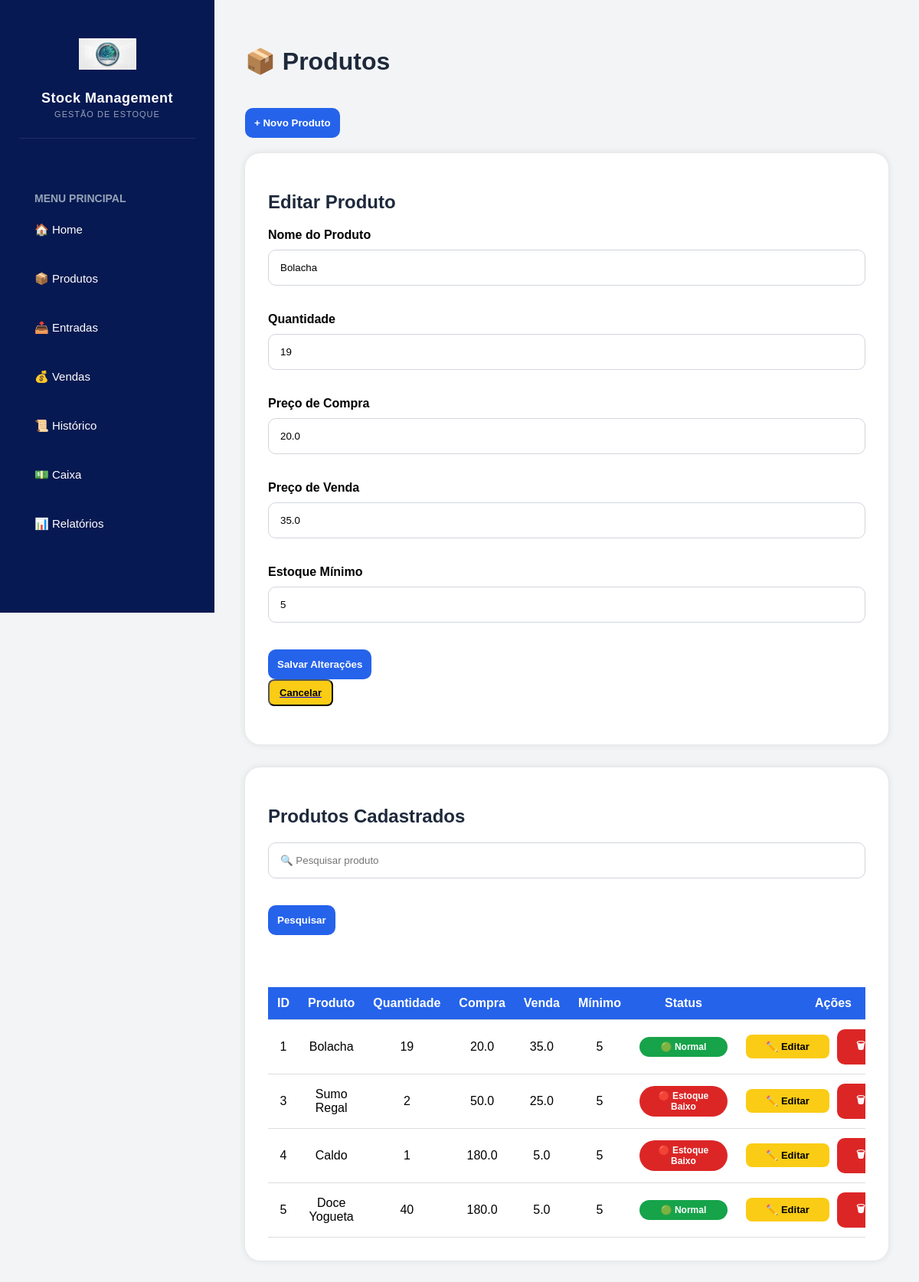
Screenshot of /edit_product/1 with the database file from the repository.
### tables this page shows
CREATE TABLE products (
    id INTEGER PRIMARY KEY AUTOINCREMENT,
    name TEXT NOT NULL,
    quantity INTEGER NOT NULL,
    purchase_price REAL NOT NULL,
    selling_price REAL NOT NULL
, minimum_stock INTEGER DEFAULT 5);

### app.py (the view, shortened to what this page needs)
@app.route('/edit_product/<int:id>', methods=['GET', 'POST'])
def edit_product(id):
    connection = sqlite3.connect('database/database.db')
    cursor = connection.cursor()
    cursor.execute(
        'SELECT * FROM products WHERE id=?',
        (id,)
    )
    product = cursor.fetchone()
    cursor.execute(
        'SELECT * FROM products'
    )
    products_list = cursor.fetchall()
    connection.close()
    return render_template(
        'products.html',
        products=products_list,
        edit_product=product
    )

### templates/products.html (shortened to what this page needs)
{% extends 'base.html' %}
{% block content %}
<h1>📦 Produtos</h1>
<button
class="btn-blue"
onclick="toggleForm()"
>
+ Novo Produto
</button>
<div
class="card"
id="product-form"
{% if edit_product %}
style="display:block"
{% else %}
style="display:none"
{% endif %}
>
{% if edit_product %}
<h2>Editar Produto</h2>
{% else %}
<h2>Cadastrar Produto</h2>
{% endif %}
<form method="POST">
<label>Nome do Produto</label>
<input
type="text"
name="name"
required
value="{{ edit_product[1] if edit_product }}"
>
<label>Quantidade</label>
<input
type="number"
name="quantity"
required
value="{{ edit_product[2] if edit_product }}"
>
<label>Preço de Compra</label>
<input
type="number"
step="0.01"
name="purchase_price"
required
value="{{ edit_product[3] if edit_product }}"
>
<label>Preço de Venda</label>
<input
type="number"
step="0.01"
name="selling_price"
required
value="{{ edit_product[4] if edit_product }}"
>
<label>Estoque Mínimo</label>
<input
type="number"
name="minimum_stock"
value="5"
required
>
{% if edit_product %}
<button class="btn-blue">
Salvar Alterações
</button>
<a href="/products">
<button
type="button"
class="btn-yellow"
>
Cancelar
</button>
</a>
{% else %}
<button class="btn-blue">
Cadastrar Produto
</button>
{% endif %}
</form>
</div>
<div class="card">
<h2>Produtos Cadastrados</h2>
<form method="GET">
<input
type="text"
name="search"
placeholder="🔍 Pesquisar produto"
>
<button class="btn-blue">
Pesquisar
</button>
</form>
<br>
<div class="table-container">
<table>
<tr>
<th>ID</th>
<th>Produto</th>
<th>Quantidade</th>
<th>Compra</th>
<th>Venda</th>
<th>Mínimo</th>
<th>Status</th>
<th>Ações</th>
</tr>
{% for product in products %}
<tr>
<td>{{ product[0] }}</td>
<td>{{ product[1] }}</td>
<td>{{ product[2] }}</td>
<td>{{ product[3] }}</td>
<td>{{ product[4] }}</td>
<td>{{ product[5] }}</td>
<td>
{% if product[2] <= product[5] %}
<span class="low-stock">
🔴 Estoque Baixo
</span>
{% else %}
<span class="normal-stock">
🟢 Normal
</span>
{% endif %}
<td class="actions">
    <a
    href="/edit_product/{{ product[0] }}"
    class="btn-yellow"
    >
        ✏️ Editar
    </a>
    <a
    href="/delete_product/{{ product[0] }}"
    class="btn-red"
    onclick="return confirm('Tem certeza que deseja excluir?')"
    >
        🗑 Excluir
    </a>
</td>
{% endfor %}
</table>
</div>
</div>
{% endblock %}

### static/style.css (style rules this page uses)
body { margin:0; background:#f3f4f6; font-family:Arial, sans-serif; }
h1,h2 { color:#1e293b; }
.card { background:white; padding:30px; border-radius:20px; margin-bottom:30px; box-shadow:0px 0px 10px rgba(0,0,0,0.1); }
label { display:block; margin-top:20px; margin-bottom:10px; font-weight:bold; }
input { width:100%; padding:15px; border:1px solid #d1d5db; border-radius:10px; box-sizing:border-box; }
.btn-blue { background:#2563eb; color:white; border:none; padding:15px; border-radius:10px; margin-top:20px; cursor:pointer; }
.btn-yellow { background:#facc15; color:black; padding:8px 12px; border-radius:8px; text-decoration:none; display:block; width:85px; text-align:center; margin-bottom:8px; font-size:13px; font-weight:bold; }
.btn-red { background:#ef4444; color:white; padding:8px 12px; border-radius:8px; text-decoration:none; display:block; width:85px; text-align:center; font-size:13px; font-weight:bold; }
table { width:100%; border-collapse:collapse; }
th { background:#f3f4f6; padding:15px; }
td { padding:15px; border-bottom:1px solid #e5e7eb; }
.actions { display:flex; gap:10px; }
#product-form { margin-top:20px; }
form { margin-bottom:20px; }
input { margin-bottom:15px; }
.btn-red { background:#dc2626; color:white; border:none; padding:12px; border-radius:10px; cursor:pointer; }
.low-stock { background:#dc2626; color:white; padding:6px 10px; border-radius:20px; display:inline-block; text-align:center; min-width:95px; font-size:12px; font-weight:bold; }
.normal-stock { background:#16a34a; color:white; padding:6px 10px; border-radius:20px; display:inline-block; text-align:center; min-width:95px; font-size:12px; font-weight:bold; }
.actions { min-width:110px; text-align:center; }
.actions a { margin:auto; }
.table-container { overflow-x:auto; }
.table-container { margin-top:30px; overflow-x:auto; }
table { width:100%; border-collapse:collapse; background:white; border-radius:10px; }
th { background:#2563eb; color:white; }
th, td { padding:12px; text-align:center; border-bottom:1px solid #ddd; }
.btn-blue { background:#2563eb; color:white; padding:12px; border:none; border-radius:10px; text-decoration:none; cursor:pointer; font-weight:bold; }

### rows the page displays
products: name "Bolacha", quantity "19", purchase_price "20.0", selling_price "35.0", id "1", minimum_stock "5", shows "🟢 Normal"
products: id "3", name "Sumo Regal", quantity "2", purchase_price "50.0", selling_price "25.0", minimum_stock "5", shows "🔴 Estoque Baixo"
products: id "4", name "Caldo", quantity "1", purchase_price "180.0", selling_price "5.0", minimum_stock "5", shows "🔴 Estoque Baixo"
products: id "5", name "Doce Yogueta", quantity "40", purchase_price "180.0", selling_price "5.0", minimum_stock "5", shows "🟢 Normal"
